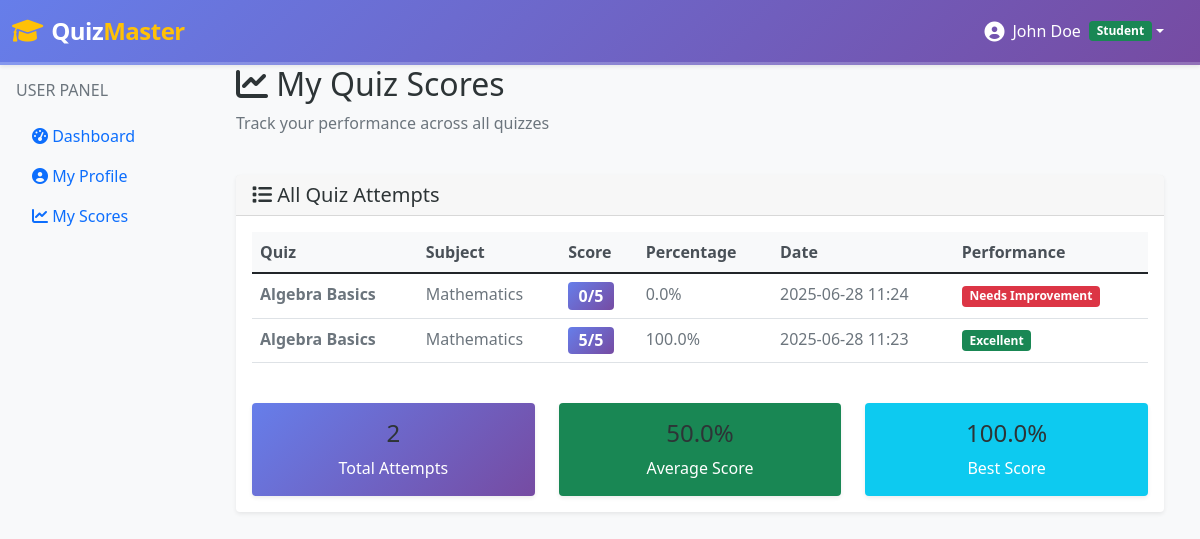
Page /user/scores (signed in) on the committed database.
### models/score.py (models this page shows, shortened)
class Score(db.Model):
    id = db.Column(db.Integer, primary_key=True)
    quiz_id = db.Column(db.Integer, db.ForeignKey('quiz.id'), nullable=False)
    user_id = db.Column(db.Integer, db.ForeignKey('user.id'), nullable=False)
    time_stamp_of_attempt = db.Column(db.DateTime, default=datetime.utcnow)
    total_scored = db.Column(db.Integer, nullable=False)
    total_questions = db.Column(db.Integer, nullable=False)

### models/chapter.py (models this page shows, shortened)
class Chapter(db.Model):
    id = db.Column(db.Integer, primary_key=True)
    name = db.Column(db.String(100), nullable=False)
    description = db.Column(db.Text)
    subject_id = db.Column(db.Integer, db.ForeignKey('subject.id'), nullable=False)
    created_at = db.Column(db.DateTime, default=datetime.utcnow)
    quizzes = db.relationship('Quiz', backref='chapter', lazy=True, cascade='all, delete-orphan')

### models/subject.py (models this page shows, shortened)
class Subject(db.Model):
    id = db.Column(db.Integer, primary_key=True)
    name = db.Column(db.String(100), nullable=False)
    description = db.Column(db.Text)
    created_at = db.Column(db.DateTime, default=datetime.utcnow)
    chapters = db.relationship('Chapter', backref='subject', lazy=True, cascade='all, delete-orphan')

### controllers/user.py (the view)
    def decorated_function(*args, **kwargs):
        if not is_logged_in() or is_admin():
            flash('Access denied', 'error')
            return redirect(url_for('auth.login'))
        return f(*args, **kwargs)

### controllers/user.py (called while the page is built)
def is_logged_in():
    return 'user_id' in session

def is_admin():
    return session.get('is_admin', False)

def user_required(f):
    def decorated_function(*args, **kwargs):
        if not is_logged_in() or is_admin():
            flash('Access denied', 'error')
            return redirect(url_for('auth.login'))
        return f(*args, **kwargs)
    decorated_function.__name__ = f.__name__
    return decorated_function

@user_bp.route('/scores')
@user_required
def scores():
    scores = Score.query.filter_by(user_id=session['user_id']).order_by(Score.time_stamp_of_attempt.desc()).all()
    return render_template('user/scores.html', scores=scores)

### templates/user/scores.html (shortened to what this page needs)
{% extends "base.html" %}
{% block content %}
<div class="container-fluid">
    <div class="row mb-4">
        <div class="col-12">
            <h2><i class="fas fa-chart-line"></i> My Quiz Scores</h2>
            <p class="text-muted">Track your performance across all quizzes</p>
        </div>
    </div>
    <div class="row">
        <div class="col-12">
            <div class="card">
                <div class="card-header">
                    <h5 class="mb-0"><i class="fas fa-list"></i> All Quiz Attempts</h5>
                </div>
                <div class="card-body">
                    {% if scores %}
                        <div class="table-responsive">
                            <table class="table table-hover">
                                <thead>
                                    <tr>
                                        <th>Quiz</th>
                                        <th>Subject</th>
                                        <th>Score</th>
                                        <th>Percentage</th>
                                        <th>Date</th>
                                        <th>Performance</th>
                                    </tr>
                                </thead>
                                <tbody>
                                    {% for score in scores %}
                                        {% set percentage = (score.total_scored / score.total_questions * 100) | round %}
                                        <tr>
                                            <td>
                                                <strong>{{ score.quiz.chapter.name }}</strong>
                                            </td>
                                            <td>{{ score.quiz.chapter.subject.name }}</td>
                                            <td>
                                                <span class="badge bg-primary fs-6">
                                                    {{ score.total_scored }}/{{ score.total_questions }}
                                                </span>
                                            </td>
                                            <td>{{ percentage }}%</td>
                                            <td>{{ score.time_stamp_of_attempt.strftime('%Y-%m-%d %H:%M') }}</td>
                                            <td>
                                                {% if percentage >= 80 %}
                                                    <span class="badge bg-success">Excellent</span>
                                                {% elif percentage >= 60 %}
                                                    <span class="badge bg-warning">Good</span>
                                                {% else %}
                                                    <span class="badge bg-danger">Needs Improvement</span>
                                                {% endif %}
                                            </td>
                                        </tr>
                                    {% endfor %}
                                </tbody>
                            </table>
                        </div>
                        <div class="mt-4">
                            <div class="row">
                                <div class="col-md-4">
                                    <div class="card bg-primary text-white">
                                        <div class="card-body text-center">
                                            <h4>{{ scores|length }}</h4>
                                            <p class="mb-0">Total Attempts</p>
                                        </div>
                                    </div>
                                </div>
                                <div class="col-md-4">
                                    <div class="card bg-success text-white">
                                        <div class="card-body text-center">
                                            {% set avg_score = (scores|sum(attribute='total_scored') / scores|sum(attribute='total_questions') * 100) | round if scores else 0 %}
                                            <h4>{{ avg_score }}%</h4>
                                            <p class="mb-0">Average Score</p>
                                        </div>
                                    </div>
                                </div>
                                <div class="col-md-4">
                                    <div class="card bg-info text-white">
                                        <div class="card-body text-center">
                                            {% set best_score = scores|map(attribute='total_scored')|max if scores else 0 %}
                                            {% set best_total = scores|selectattr('total_scored', 'equalto', best_score)|first %}
                                            {% set best_percentage = (best_score / best_total.total_questions * 100) | round if best_total else 0 %}
                                            <h4>{{ best_percentage }}%</h4>
                                            <p class="mb-0">Best Score</p>
                                        </div>
                                    </div>
                                </div>
                            </div>
                        </div>
                    {% endif %}
                </div>
            </div>
        </div>
    </div>
</div>
{% endblock %}

### static/css/style.css (style rules this page uses)
body { background-color: #f8f9fa; }
.card { border: none; box-shadow: 0 0.125rem 0.25rem rgba(0, 0, 0, 0.075); transition: box-shadow 0.15s ease-in-out; position: relative; z-index: 1; }
* { transition: color 0.3s ease, background-color 0.3s ease, transform 0.3s ease, box-shadow 0.3s ease; }
h1, h2, h3, h4, h5, h6 { color: #2d3436 !important; }
.bg-primary { background: linear-gradient(135deg, #667eea 0%, #764ba2 100%) !important; }
.table th { background-color: #f8f9fa; color: #495057; font-weight: 600; }
.table td { color: #6c757d; }

### rows in the picture
Score: quiz.chapter.name "Algebra Basics", quiz.chapter.subject.name "Mathematics", total_scored "0", total_questions "5", percentage "0.0", time_stamp_of_attempt "2025-06-28 11:24", shows "Needs Improvement"
Score: quiz.chapter.name "Algebra Basics", quiz.chapter.subject.name "Mathematics", total_scored "5", total_questions "5", percentage "100.0", time_stamp_of_attempt "2025-06-28 11:23", shows "Excellent"

### other values in the picture
{{ session.full_name }} "John Doe"
{{ scores|length }} "2"
{{ avg_score }} "50.0"
{{ best_percentage }} "100.0"
